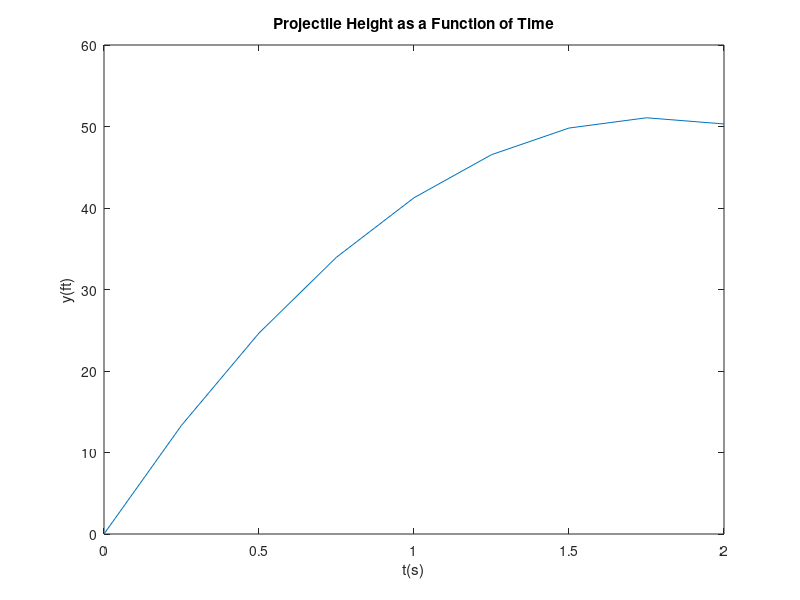

Recreate this plot in MATLAB.
v0 = 100;
theta = 35;
g = 32.2;
vy = v0 * sind(theta);
i=1;
y(i) = 0;
t(i) = 0;

while y(i) >= 0
    i = i + 1;
    t(i)= t(i-1) + 0.25;
    y(i)= vy*t(i) - g*t(i)^2/2;
        if y(i) < y(i-1)
        break
    end
end
ymax = max(y)
plot(t,y)
xlabel('t(s)')
ylabel('y(ft)')
title('Projectile Height as a Function of Time')